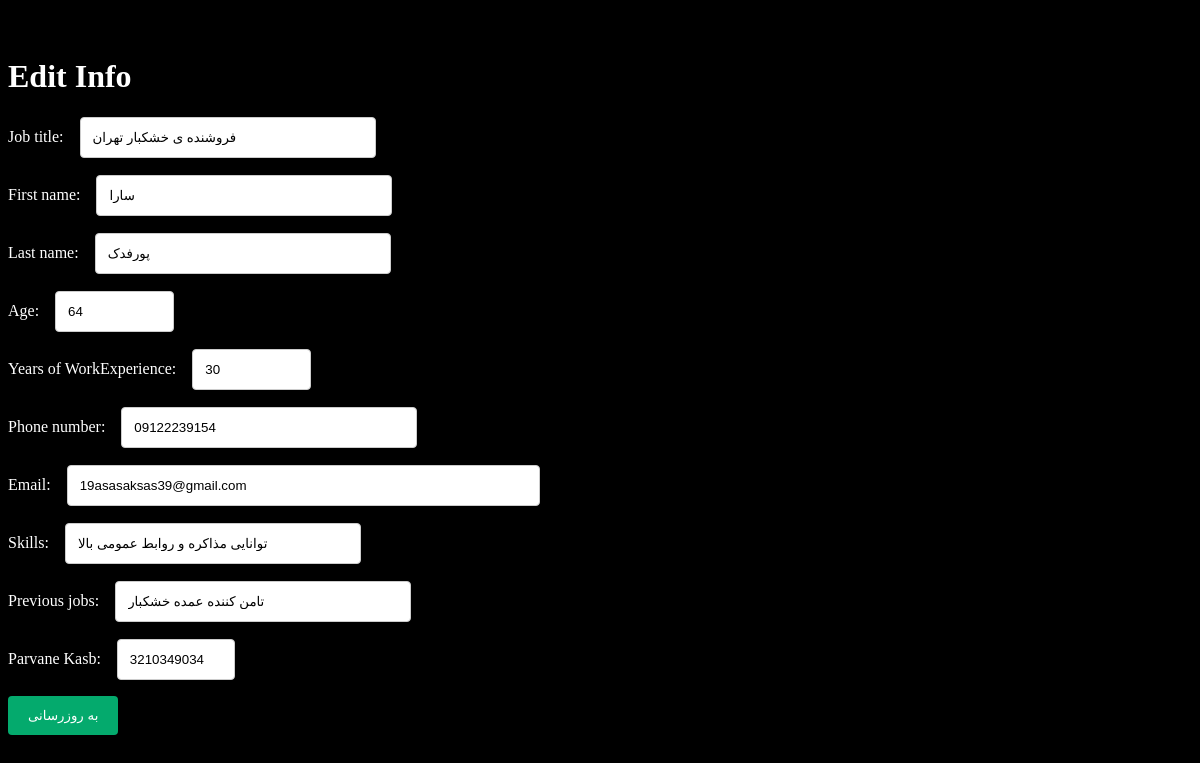
The app's page /career/offer/4/edit/ with its own data.
### company/models.py (models this page shows, shortened)
class JobOffer(models.Model):
    job_title    = models.CharField(default="فروشنده ی خشکبار تهران", max_length=70)
    first_name   = models.CharField(max_length=20)
    last_name    = models.CharField(max_length=30)
    age          = models.IntegerField()
    Years_of_WorkExperience = models.IntegerField(default="2")
    phone_number = models.CharField(max_length=11, blank=True , default="09192999154") # Validators should be a list
    email      = models.EmailField(max_length=50)
    skills    = models.CharField(max_length=500, default="توانایی مذاکره و روابط عمومی بالا")
    previous_jobs = models.CharField(max_length=400, default="شغلی نداشته ام")
    Parvane_Kasb = models.IntegerField(default="402349034")

### company/views.py (the view)
# urls.py: path('career/offer/<int:pk>/edit/', OfferUpdateView.as_view(), name='offer_edit'),
class OfferUpdateView(UpdateView):
    model = JobOffer
    template_name = 'offer_edit.html'
    fields = ['job_title', 'first_name', 'last_name', 'age','Years_of_WorkExperience', 'phone_number', 'email', 'skills', 'previous_jobs', 'Parvane_Kasb']
    success_url = reverse_lazy('offer')

### templates/offer_edit.html (shortened to what this page needs)
{% block content %}
<head>
</head>
<h1>Edit Info</h1>
<form action="" method="post">{% csrf_token %}
{{ form.as_p }}
<input type="submit" value="به روزرسانی">
</form>
{% endblock content %}

### templates/offer_edit.html (style rules this page uses)
* { box-sizing: border-box; }
input[type=text], select, textarea { width: 25%; padding: 12px; border: 1px solid #ccc; border-radius: 4px; resize: vertical; }
input[type=email], select, textarea { width: 40%; padding: 12px; border: 1px solid #ccc; border-radius: 4px; resize: vertical; }
input[type=number], select, textarea { width: 10%; padding: 12px; border: 1px solid #ccc; border-radius: 4px; resize: vertical; }
label { padding: 12px 12px 12px 0; display: inline-block; }
input[type=submit] { background-color: #04AA6D; color: white; padding: 12px 20px; border: none; border-radius: 4px; cursor: pointer; float: left; }

### records on screen
JobOffer: job_title "فروشنده ی خشکبار تهران", first_name "سارا", last_name "پورفدک", age "64", Years_of_WorkExperience "30", phone_number "09122239154", email "19asasaksas39@gmail.com", skills "توانایی مذاکره و روابط عمومی بالا", previous_jobs "تامن کننده عمده خشکبار", Parvane_Kasb "3210349034"
